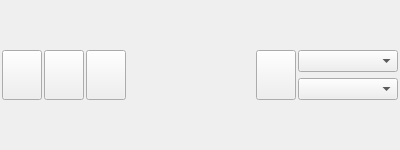
<?xml version="1.0" encoding="UTF-8"?>
<ui version="4.0">
 <class>Terminal</class>
 <widget class="QWidget" name="Terminal">
  <property name="geometry">
   <rect>
    <x>0</x>
    <y>0</y>
    <width>400</width>
    <height>150</height>
   </rect>
  </property>
  <property name="windowTitle">
   <string>terminal</string>
  </property>
  <layout class="QVBoxLayout" name="vblTerminal">
   <property name="spacing">
    <number>2</number>
   </property>
   <property name="leftMargin">
    <number>2</number>
   </property>
   <property name="topMargin">
    <number>2</number>
   </property>
   <property name="rightMargin">
    <number>2</number>
   </property>
   <property name="bottomMargin">
    <number>2</number>
   </property>
   <item>
    <layout class="QHBoxLayout" name="hblInstruments">
     <property name="spacing">
      <number>2</number>
     </property>
     <item>
      <widget class="QPushButton" name="btnConfig">
       <property name="minimumSize">
        <size>
         <width>40</width>
         <height>50</height>
        </size>
       </property>
       <property name="maximumSize">
        <size>
         <width>40</width>
         <height>50</height>
        </size>
       </property>
       <property name="toolTip">
        <string>Save</string>
       </property>
       <property name="text">
        <string/>
       </property>
       <property name="icon">
        <iconset resource="../rc/qemuterminal.qrc">
         <normaloff>:/icons/Graphicrating-Koloria-Gear.ico</normaloff>:/icons/Graphicrating-Koloria-Gear.ico</iconset>
       </property>
       <property name="iconSize">
        <size>
         <width>30</width>
         <height>30</height>
        </size>
       </property>
      </widget>
     </item>
     <item>
      <widget class="QPushButton" name="btnSave">
       <property name="minimumSize">
        <size>
         <width>40</width>
         <height>50</height>
        </size>
       </property>
       <property name="maximumSize">
        <size>
         <width>40</width>
         <height>50</height>
        </size>
       </property>
       <property name="toolTip">
        <string>Save</string>
       </property>
       <property name="text">
        <string/>
       </property>
       <property name="icon">
        <iconset resource="../rc/qemuterminal.qrc">
         <normaloff>:/icons/Alecive-Flatwoken-Apps-Printer.ico</normaloff>:/icons/Alecive-Flatwoken-Apps-Printer.ico</iconset>
       </property>
       <property name="iconSize">
        <size>
         <width>30</width>
         <height>30</height>
        </size>
       </property>
      </widget>
     </item>
     <item>
      <widget class="QPushButton" name="btnClear">
       <property name="minimumSize">
        <size>
         <width>40</width>
         <height>50</height>
        </size>
       </property>
       <property name="maximumSize">
        <size>
         <width>40</width>
         <height>50</height>
        </size>
       </property>
       <property name="toolTip">
        <string>Clear</string>
       </property>
       <property name="text">
        <string/>
       </property>
       <property name="icon">
        <iconset resource="../rc/qemuterminal.qrc">
         <normaloff>:/icons/Graphicrating-Koloria-Trash.ico</normaloff>:/icons/Graphicrating-Koloria-Trash.ico</iconset>
       </property>
       <property name="iconSize">
        <size>
         <width>30</width>
         <height>30</height>
        </size>
       </property>
      </widget>
     </item>
     <item>
      <spacer name="horizontalSpacer">
       <property name="orientation">
        <enum>Qt::Horizontal</enum>
       </property>
       <property name="sizeHint" stdset="0">
        <size>
         <width>40</width>
         <height>20</height>
        </size>
       </property>
      </spacer>
     </item>
     <item>
      <widget class="QPushButton" name="btnConnect">
       <property name="minimumSize">
        <size>
         <width>40</width>
         <height>50</height>
        </size>
       </property>
       <property name="maximumSize">
        <size>
         <width>40</width>
         <height>50</height>
        </size>
       </property>
       <property name="toolTip">
        <string>Connect</string>
       </property>
       <property name="text">
        <string/>
       </property>
       <property name="icon">
        <iconset resource="../rc/qemuterminal.qrc">
         <normaloff>:/icons/cf_icon_usb1_white.svg</normaloff>:/icons/cf_icon_usb1_white.svg</iconset>
       </property>
       <property name="iconSize">
        <size>
         <width>40</width>
         <height>40</height>
        </size>
       </property>
      </widget>
     </item>
     <item>
      <layout class="QVBoxLayout" name="vblControl">
       <item>
        <widget class="QComboBox" name="cbPort">
         <property name="minimumSize">
          <size>
           <width>100</width>
           <height>0</height>
          </size>
         </property>
         <property name="maximumSize">
          <size>
           <width>16777215</width>
           <height>16777215</height>
          </size>
         </property>
         <property name="toolTip">
          <string>Port Name</string>
         </property>
        </widget>
       </item>
       <item>
        <widget class="QComboBox" name="cbBaudrate">
         <property name="minimumSize">
          <size>
           <width>100</width>
           <height>0</height>
          </size>
         </property>
         <property name="toolTip">
          <string>Baudrate</string>
         </property>
        </widget>
       </item>
      </layout>
     </item>
    </layout>
   </item>
  </layout>
 </widget>
 <layoutdefault spacing="6" margin="11"/>
 <resources>
  <include location="../rc/qemuterminal.qrc"/>
 </resources>
 <connections/>
</ui>
